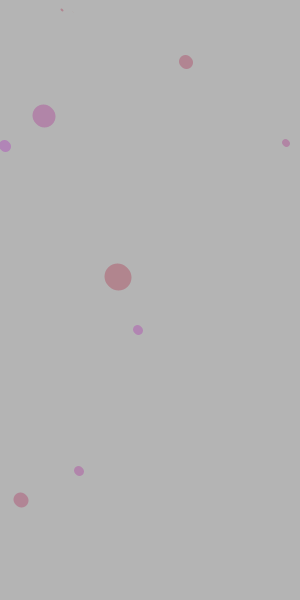
Frame 1 (no input)
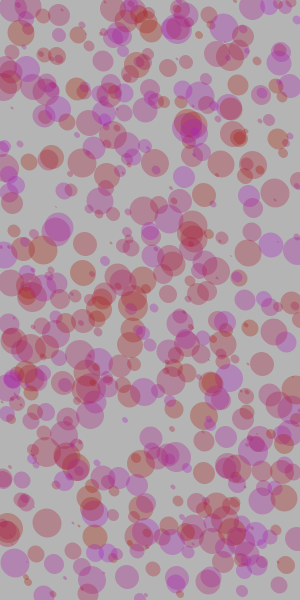
Frame 60 (the mouse pressed at the canvas centre just before this capture)
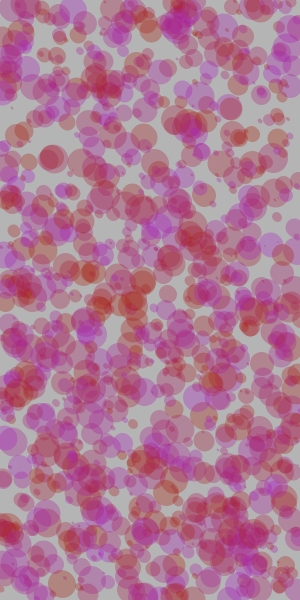
Frame 120 (the mouse held since frame 60 and released just before this capture)

The Processing sketch that drew these frames (run headless with seeded random() and noise(); from frame 60 on, the mouse is pressed at the canvas centre):

// Processing sketch: processing_163678
// ── processing_163678.pde

void setup(){
  size(300,600);
  background(180);
  smooth();
}
void draw(){
for (int i=0;i<10;i++){
  drawX(int (random(200)),int(random(30)),int(random(width)),int(random(height)),100);
      frameRate(10);

}
}
void drawX(int gray,int weight,int x ,int y, int size){
  stroke(170,30,gray,80);
  strokeWeight(weight);
    line(x,y,x+1,y+1);
    
  }

    
